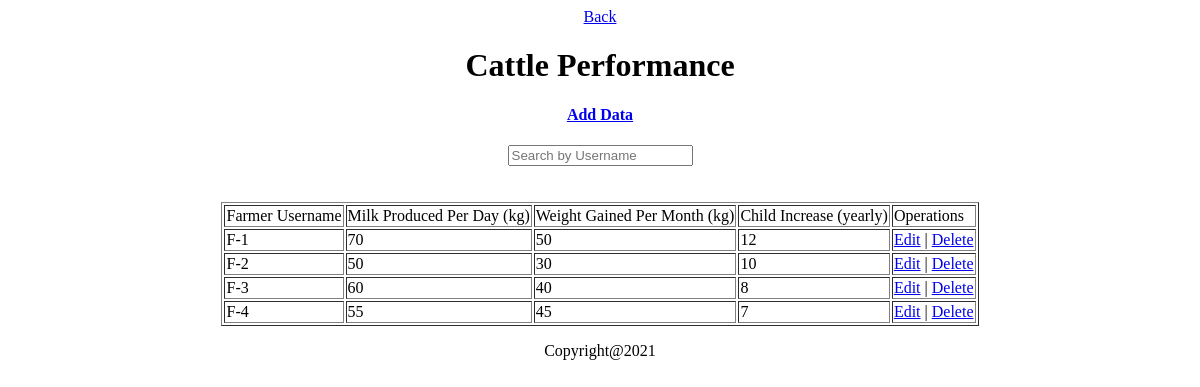
The page /view/cattlePerformance.php (signed in) on the database its author committed.
### tables this page shows
CREATE TABLE `cattleperformance` (
  `fUsername` varchar(10) NOT NULL,
  `mProduced` int(10) NOT NULL,
  `weightGain` int(10) NOT NULL,
  `cIncrease` int(10) NOT NULL
);

### model/cattlePerformanceModel.php (called while the page is built, shortened)
<?php
	function getAllCattlePerformance(){
		$conn = getConnection();
		$sql = "select * from cattleperformance";
		$result = mysqli_query($conn, $sql);
		$users = [];
		while ($row = mysqli_fetch_assoc($result)) {
			array_push($users, $row);
		}
		return $users;
	}
?>

### view/cattlePerformance.php (the view, shortened to what this page needs)
<?php
	include('header.php');
	require_once('../model/cattlePerformanceModel.php');
	$cattlePerformance = getAllCattlePerformance();
?>
<center>
	<link rel="stylesheet" href="style.css">
	<a href="mHome.php">Back</a>
	<br>
	<marquee><h1>Cattle Performance</h1></marquee>
	<h4><a href='addCattlePerformance.php'>Add Data</a> </h4>
	<form>
		<input type="text" name="search" id="search" value="" placeholder="Search by Username" onkeyup="ajax()">
	</form>
	<div id='result'></div><br><br>
	<table border = 1>
	<tr>
		<td>Farmer Username</td>
		<td>Milk Produced Per Day (kg)</td>
		<td>Weight Gained Per Month (kg)</td>
		<td>Child Increase (yearly)</td>
		<td>Operations</td>
	</tr>
	<?php for($i = 0; $i < count($cattlePerformance); $i++){ ?>
		<tr>
			<td><?=$cattlePerformance[$i]['fUsername']?></td>
			<td><?=$cattlePerformance[$i]['mProduced']?></td>
			<td><?=$cattlePerformance[$i]['weightGain']?></td>
			<td><?=$cattlePerformance[$i]['cIncrease']?></td>
			<td><a href="editCattlePerformance.php?fUsername=<?=$cattlePerformance[$i]['fUsername']?>"> Edit</a> |
				<a href="../controller/deleteCattlePerformance.php?fUsername=<?=$cattlePerformance[$i]['fUsername']?>"> Delete </a>
			</td>
		</tr>
	<?php } ?>
	</table>
	</center>
<?php include('footer.php');?>

### rows shown on the page
cattleperformance: fUsername "F-1", mProduced "70", weightGain "50", cIncrease "12"
cattleperformance: fUsername "F-2", mProduced "50", weightGain "30", cIncrease "10"
cattleperformance: fUsername "F-3", mProduced "60", weightGain "40", cIncrease "8"
cattleperformance: fUsername "F-4", mProduced "55", weightGain "45", cIncrease "7"
